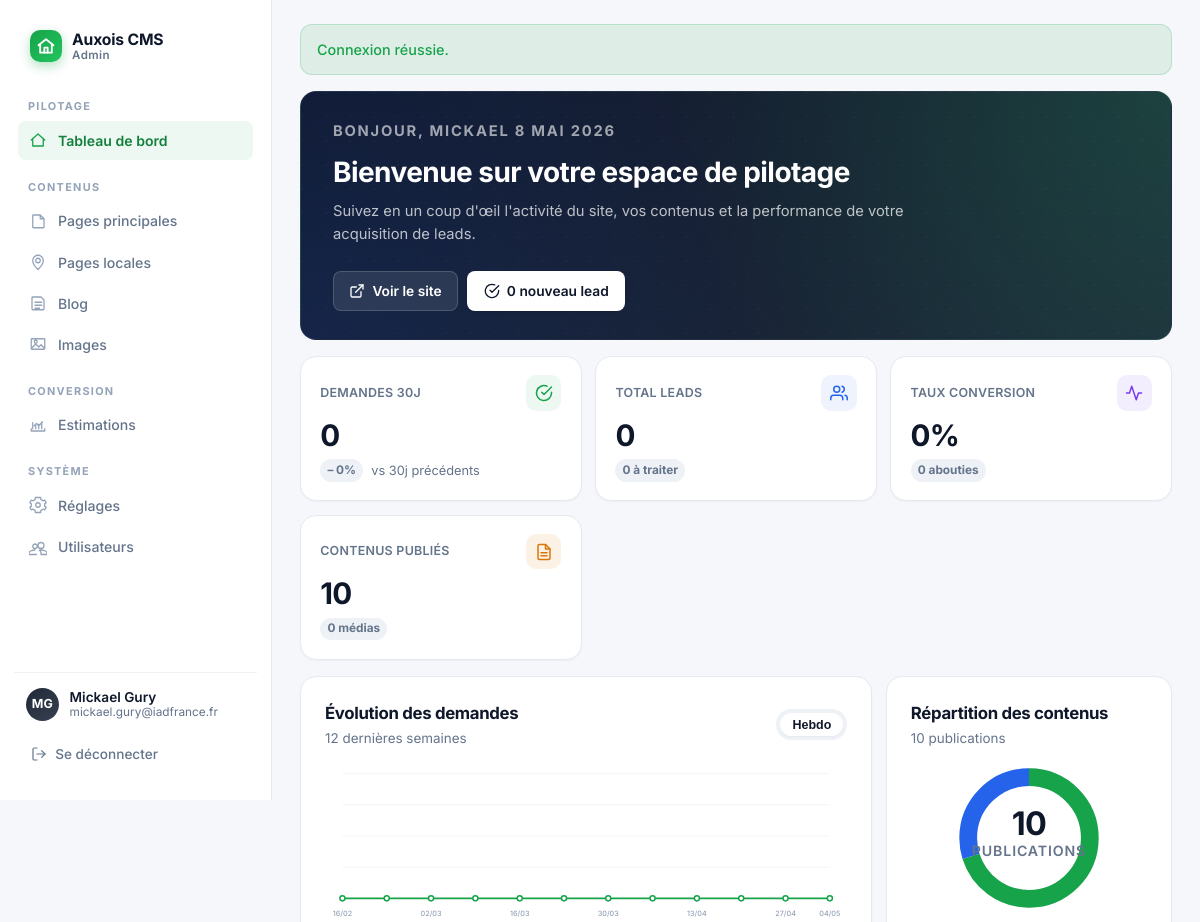
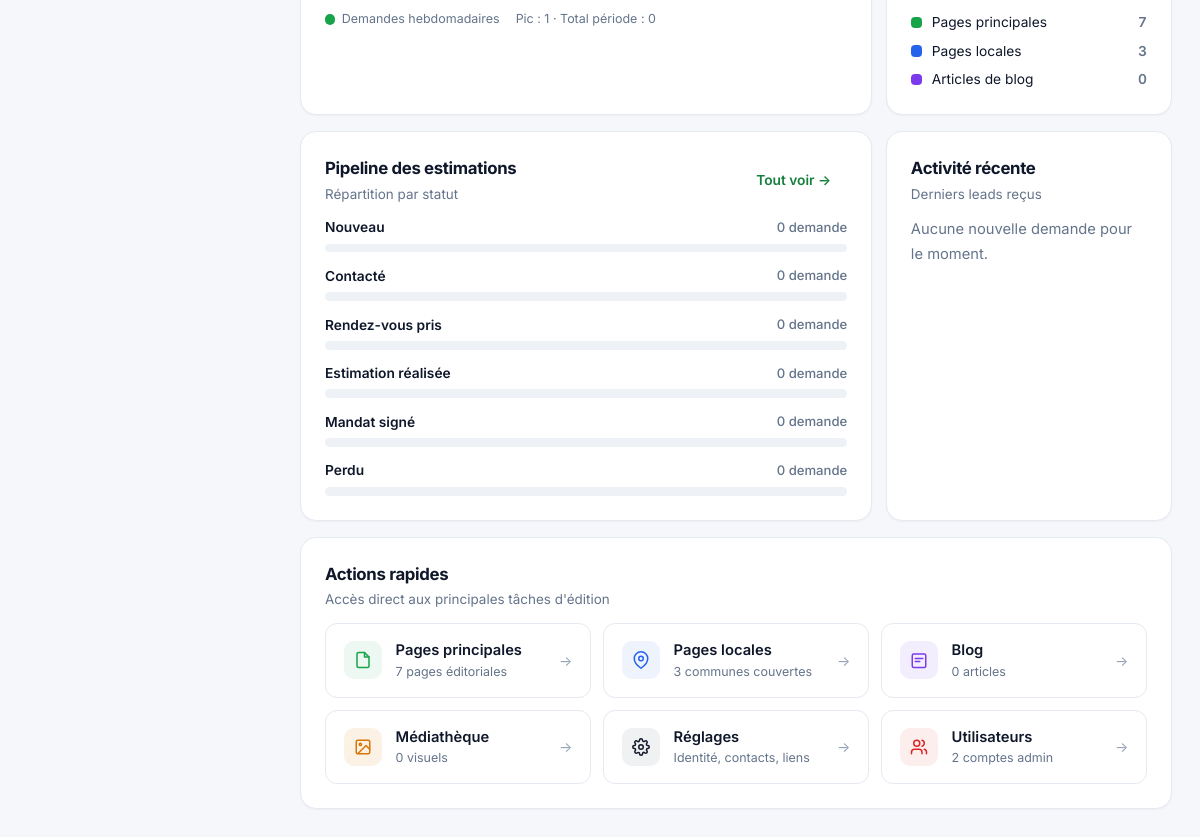
The page /ovh/admin/index.php (signed in) on the database its author committed (2 pictures, top to bottom).
### tables this page shows
CREATE TABLE IF NOT EXISTS cms_admin_users (
  id INT UNSIGNED NOT NULL AUTO_INCREMENT,
  name VARCHAR(150) NOT NULL,
  email VARCHAR(190) NOT NULL,
  password_hash VARCHAR(255) NOT NULL,
  role VARCHAR(50) NOT NULL DEFAULT 'admin',
  is_active TINYINT(1) NOT NULL DEFAULT 1,
  created_at DATETIME NOT NULL DEFAULT CURRENT_TIMESTAMP,
  updated_at DATETIME NOT NULL DEFAULT CURRENT_TIMESTAMP ON UPDATE CURRENT_TIMESTAMP,
  PRIMARY KEY (id),
  UNIQUE KEY uniq_cms_admin_users_email (email)
);

### ovh/admin/index.php (the view, shortened to what the rows shown need)
<?php
require dirname(__DIR__) . '/app/bootstrap.php';
$admin = cms_require_admin();
$users = cms_admin_users();
cms_render_admin_start('Tableau de bord', '/admin');
$adminFirstName = trim(explode(' ', (string) $admin['name'])[0] ?? 'Admin');
$today = strftime_safe();
?>
<section class="dashboard-hero">
  <div class="dashboard-hero-inner">
    <div>
      <p class="eyebrow">Bonjour, <?= cms_h($adminFirstName) ?> <?= cms_h($today) ?></p>
      <h1>Bienvenue sur votre espace de pilotage</h1>
      <p>Suivez en un coup d'œil l'activité du site, vos contenus et la performance de votre acquisition de leads.</p>
    </div>
  </div>
</section>
<section class="dashboard-layout">
  <div class="panel">
    <div class="panel-title-row">
      <div>
        <h2>Évolution des demandes</h2>
      </div>
    </div>
  </div>
  <div class="panel">
    <div class="panel-title-row">
      <div>
        <h2>Répartition des contenus</h2>
      </div>
    </div>
  </div>
</section>
<section class="dashboard-layout">
  <div class="panel">
    <div class="panel-title-row">
      <div>
        <h2>Pipeline des estimations</h2>
      </div>
    </div>
  </div>
  <div class="panel">
    <div class="panel-title-row">
      <div>
        <h2>Activité récente</h2>
      </div>
    </div>
  </div>
</section>
<section class="panel">
  <div class="panel-title-row">
    <div>
      <h2>Actions rapides</h2>
    </div>
  </div>
</section>
<?php cms_render_admin_end(); ?>

### ovh/app/views.php (shortened to what the rows shown need)
<?php
function cms_render_admin_start(string $title, string $currentNav): void
{
    $admin = cms_current_admin();
    $adminName = (string) ($admin['name'] ?? '');
    $adminEmail = (string) ($admin['email'] ?? '');
    ?>
    <!doctype html>
    <html lang="fr">
      <head>
        <link rel="stylesheet" href="<?= cms_h(cms_url('/assets/admin.css')) ?>">
      </head>
      <body class="admin-shell">
        <aside class="admin-sidebar">
          <div class="admin-sidebar-footer">
            <div class="admin-user-card">
              <div class="admin-user-info">
                <strong><?= cms_h($adminName !== '' ? $adminName : 'Administrateur') ?></strong>
                <?php if ($adminEmail !== ''): ?><small><?= cms_h($adminEmail) ?></small><?php endif; ?>
              </div>
            </div>
          </div>
        </aside>
        <main class="admin-main">
    <?php
}
function cms_render_admin_end(): void
{
    ?>
        </main>
      </body>
    </html>
    <?php
}
    ?>

### rows shown on the page
cms_admin_users: name "Mickael Gury", email "mickael.gury@iadfrance.fr", name "MICKAEL"

### other values the page prints
cms_h($groupLabel) "PILOTAGE"
cms_h($entry['label']) "Tableau de bord"
cms_h($groupLabel) "CONTENUS"
cms_h($entry['label']) "Pages principales"
cms_h($entry['label']) "Pages locales"
cms_h($entry['label']) "Blog"
cms_h($entry['label']) "Images"
cms_h($groupLabel) "CONVERSION"
cms_h($entry['label']) "Estimations"
cms_h($groupLabel) "SYSTÈME"
cms_h($entry['label']) "Réglages"
cms_h($entry['label']) "Utilisateurs"
cms_h($initials !== '' ? $initials : 'A') "MG"
cms_h($flash['message']) "Connexion réussie."
cms_h($today) "8 MAI 2026"
